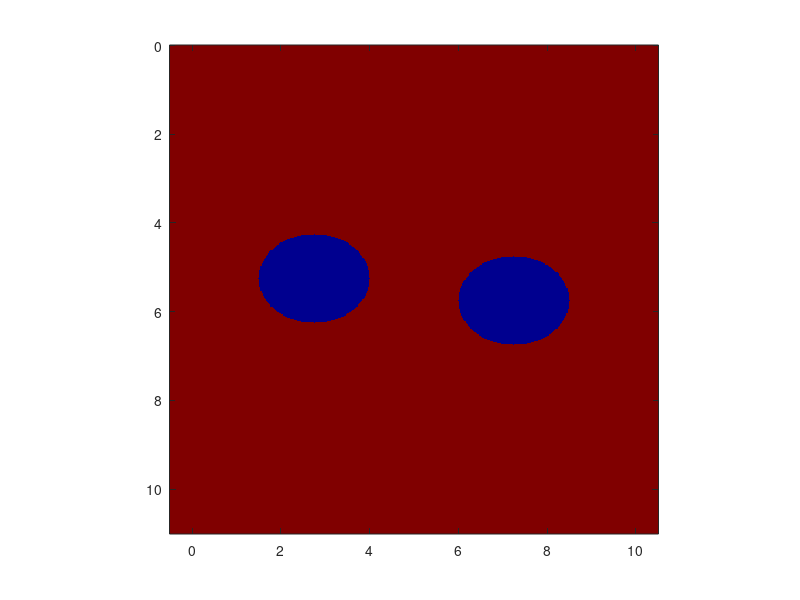

Recreate this plot in MATLAB.
clear;
x=-0.5:0.025:10.5;z=0:0.025:11;
c=0.299792458;
background=sqrt(9);
anomaly=sqrt(5);
ep=background.*ones(length(z),length(x));
x01=2.75;x02=7.25;
y01=5.25;y02=5.75;
a=1.25;b=1;
for i=1:length(z)
    for j=1:length(x)
        if ((((x(j)-x01)/a)^2+((z(i)-y01)/b)^2)<=1 || (((x(j)-x02)/a)^2+((z(i)-y02)/b)^2)<=1)
            ep(i,j)=anomaly;
        end
    end
end
ep=ep';
mu=ones(size(ep));
sig=1e-3.*ones(size(ep));
imagesc(x,z,ep')
axis image
colormap(jet)